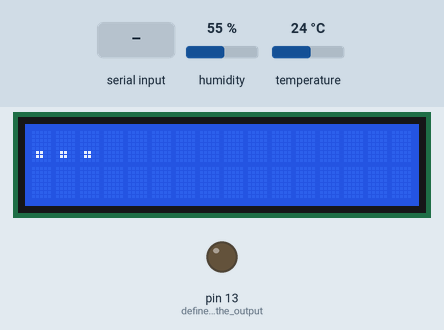
Recording of a sketch running on a simulated Arduino Uno, built with avr-gcc and run on an emulated ATmega328P. Shown: 16×2 character LCD, output pins drawn as LEDs (lit = HIGH). Inputs (shaded band) come from the test bench; at power-on: humidity 55 %, temperature 24 °C. Random numbers use the default seed unless the sketch sets one; what the sketch prints to the serial monitor is not drawn.

Above: at 2.1 s.
6.2 s: "n" received over Serial
At 7.0 s:
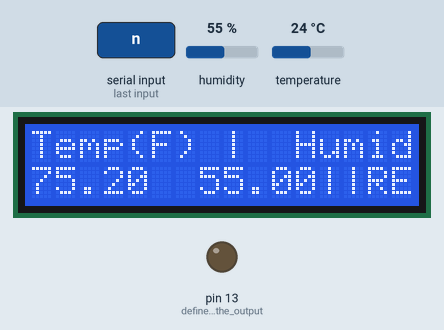
At 8.0 s:
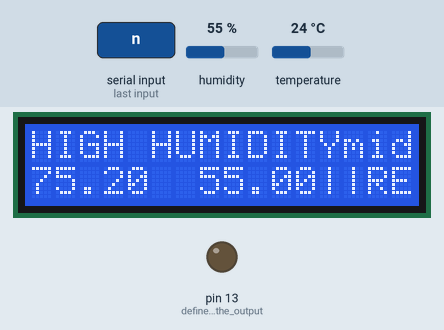
Timing chart, 0 to 10.7 s (numbered marks = the images above; inputs shaded):
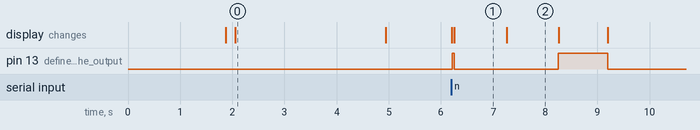

Measured:
- after the input at 6.2 s, pin 13 (defines_the_output): LOW → HIGH at once, → LOW 0.04 s later, → HIGH 2.0 s later, → LOW 0.95 s later; the display: first changes at once (image 1 shows a later state)
- what the display in image 0 shows lasts 2.8 s, from 2.1 s to 4.9 s
- what the display in image 1 shows lasts 1.0 s, from 6.3 s to 7.3 s

The sketch:

Tricorder_12.5.ino
```cpp
String inData;
const int buttonPin = 2;     // the number of the pushbutton pin
const int ledPin =  13;      // the number of the LED pin
#include <LiquidCrystal.h>//LIBRARY FOR THE LCD DISPLAY
#include "DHT.h"//LIBRARY FOR THE DHT11 (NAME OF THE HUMIDITY SENSOR)
// set the DHT Pin
#define DHTPIN 8//STATES POSITION OF THE DHT11 DATA PINS

// initialize the library with the numbers of the interface pins
LiquidCrystal lcd(12, 11, 5, 4, 3, 2);
#define DHTTYPE DHT11
DHT dht(DHTPIN, DHTTYPE);

// variables will change:
int buttonState = 0;         // variable for reading the pushbutton status

void setup() {
  // initialize the pushbutton pin as an input:
  pinMode(buttonPin, INPUT);
   // BEGINS THE SETUP OF THE PROGRAM:
  const int buttonPin = 2;//STATES THE POSITION OF THE BUTTON
  pinMode(buttonPin, INPUT);
  lcd.begin(16, 2);//SETS THE LCD TO 16,2
  dht.begin();//STARTS LCD
  pinMode(LED_BUILTIN, OUTPUT);//defines the output
  lcd.print("TRICORDER SETUP");//setup
  delay((random(1000, 3000)));//WAITS 1000- 3000 MILLISECS (1-3 SECS)
  lcd.setCursor(7,1);//RESETS THE CURSOR TO THE SECOND ROW
  Serial.print("Setup.");
  lcd.print(".");
  delay((random(10, 30)));//WAITS 10-30 MILLISECS (0.01-0.03 SECS)
  Serial.print("Setup..");
  lcd.clear();//CLEARS LCD
  lcd.print("..");
  delay((random(10, 30)));//WAITS 10-30 MILLISECS (0.01-0.03 SECS)
  Serial.print("Setup...");//LOADING
  lcd.clear();//CLEAR LCD
  lcd.print("...");//LOADING
  delay((random(10, 30)));//WAITS 10-30 MILLISECS (0.01-0.03 SECS)
  Serial.print("Setup.");
  lcd.clear();//CLEAERS LCD
  lcd.setCursor(7,1);//RESETS THE CURSOR TO THE SECOND ROW
  lcd.print(".");
  delay((random(10, 30)));//WAITS 10-30 MILLISECS (0.01-0.03 SECS)
  Serial.print("Setup..");
  lcd.clear();//CLEARS LCD
  lcd.print("..");
  delay((random(10, 30)));//WAITS 10-30 MILLISECS (0.01-0.03 SECS)
  Serial.print("Setup...");
  lcd.clear();//CLEARS LCD
  lcd.print("...");
  delay((random(10, 30)));//WAITS 10-30 MILLISECS (0.01-0.03 SECS)
  Serial.print("Setup.");
  lcd.clear();//CLEARS LCD
  lcd.setCursor(7,1);//RESETS THE CURSOR TO THE SECOND ROW
  lcd.print(".");
  delay((random(10, 30)));//WAITS 10-30 MILLISECS (0.01-0.03 SECS)
  Serial.print("Setup..");
  lcd.clear();//CLEARS LCD
  lcd.print("..");
  delay((random(10, 30)));//WAITS 10-30 MILLISECS (0.01-0.03 SECS)
  Serial.print("Setup...");
  lcd.clear();//CLEARS LCD
  lcd.print("...");
  delay((random(10, 3000)));//WAITS 10-3000 MILLISECS (0.01-3 SECS)
  Serial.print("Setup.");
  lcd.clear();//CLEARS LCD
  pinMode(LED_BUILTIN, OUTPUT);//defines the output
  int buttonState = 0;
  Serial.begin(115200);
    pinMode(LED_BUILTIN, OUTPUT);

  // reserve 200 bytes for the inputString:
}

void loop() {
    while (Serial.available() > 0)
    {
        char recieved = Serial.read();
        inData += recieved;

        // Process message when new line character is recieved
        if (recieved == 'n')
        {
            Serial.print("Message Received: ");
            Serial.print(inData);

            float x = Serial.read();
            if(x = 1){
               // PRINT DATA TO THE LCD.
    lcd.print("Temp(F) |  Humidity|");
    delay((random(10, 30)));//waits 10-30 millisecs (0.01-0.03)
    Serial.print("Temp:");
    digitalWrite(LED_BUILTIN, HIGH);//turns on the led
    // set the cursor to column 0, line 1
    // (note: line 1 is the second row, since counting begins with 0):
    lcd.setCursor(0, 1); //RESETS CURSOR TO THE FIRST ROW
    // read humidity
    float h = dht.readHumidity();//SETS UP THE DHT11 IN HUMIDITY
    //read temperature in Fahrenheit
    float f = dht.readTemperature(true);//SETS UP THE DHT11 IN TEMPERATURE (F)
    float c = 5*(f-32)/9;//SETS UP THE DHT11 IN TEMPERATURE (C)

    delay((random(10, 30)));//waits 10-30 millisecs (0.01-0.03)
    digitalWrite(LED_BUILTIN, LOW);//turns off the led
    if (isnan(h) || isnan(f)) {//if there is an error, the error message will show on screen
      lcd.print("|==| TRICORDER ERROR |==|");//error message
      Serial.print("TRICORDER ERROR");
      delay(1000);//WAIT 1000 MILLISECS (1 SECS)
      lcd.print("REALIGN DHT11 PINS");//TROUBLESHOOTING TIPS
      delay(1000);//WAIT 1000 MILLISECS (1 SECS)
      lcd.print("CHECK PINS");//TROUBLESHOOTING TIPS
      return;//RESETS THE CURSOR AND CLEARS THE LCD
    }
    lcd.print(f);//PRINTS THE TERMPERATURE IN F
    Serial.print(f);//PRINTS THE F IN SERIAL MONITER
    lcd.setCursor(7,1);//RESETS THE CURSOR TO THE SECOND ROW
    lcd.print(h); //PRINTS THE HUMIDITY
    Serial.print("HUMIDITY");//WRITES THE LABEL FOR THE HUMIDITY ON THE SERIAL MONITER
    Serial.print(h);//PRINTS THE HUMIDITY IN THE SERIAL MONITER
    if (h>40) {//WARNING FOR HIGH HUMIDITY
      Serial.print("||RED ALERT||");
      Serial.print("BIOCONTAMINATION");
      Serial.print("EVACUATE ZONE: HIGH HUMIDITY");
      lcd.print("||RED ALERT||");
      delay(500);
      Serial.print("BIOCONTAMINATION");
      delay(500);
      lcd.print("EVACUATE ZONE: HIGH HUMIDITY");
      }
    if (f>100) {//WARNING FOR TOO HOT
      Serial.print("||RED ALERT||");
      Serial.print("TIME DISTORTIONS");
      Serial.print("EVACUATE ZONE: HIGH TEMPERATURE");
      lcd.print("||RED ALERT||");
      delay(500);
      Serial.print("TIME DISTORTIONS");
      delay(500);
      lcd.print("EVACUATE ZONE: HIGHT TEMPERATURE");
      }
    if (f<45) {//WARNING FOR TOO COLD
      Serial.print("||WARNING||");
      Serial.print("CHECK TEMPERATURE");
      Serial.print("EVACUATE ZONE: TOO COLD");
      lcd.print("||WARNING||");
      delay(500);
      Serial.print("CHECK TEMPERATURE");
      delay(500);
      lcd.print("EVACUATE ZONE: TOO COLD");
      }
    delay((random(900, 1000))); digitalWrite(LED_BUILTIN, HIGH);//WAITS 900-1000 MILLISECS(0.9-1 SECS)AND TURNS ON THE LED
    lcd.clear();//CLEARS LCD
    lcd.print("CELSIUS: ");//WRITES TEXT
    (7,1);//RESETS CURSOR TO THE SECOND ROW
    lcd.print(c);//CONVERTS TEMPERATURE F TO C WITH THE CONVERSION EQUATION (5/9*(F-32) USING ACII CHARS)
    delay((random(900, 1000))); digitalWrite(LED_BUILTIN, LOW);//WAITS 900-1000 MILLISECS(0.9-1 SECS)AND TURNS OFF THE LED
    lcd.clear();//CLEARS LCD
            }
            else if (x = 0){
                 if (buttonState == LOW) {
    // PRINT DATA TO THE LCD.
    lcd.print("Temp(F) |  Humidity|");
    delay((random(10, 30)));//waits 10-30 millisecs (0.01-0.03)
    Serial.print("Temp:");
    digitalWrite(LED_BUILTIN, HIGH);//turns on the led
    // set the cursor to column 0, line 1
    // (note: line 1 is the second row, since counting begins with 0):
    lcd.setCursor(0, 1); //RESETS CURSOR TO THE FIRST ROW
    // read humidity
    float h = dht.readHumidity();//SETS UP THE DHT11 IN HUMIDITY
    //read temperature in Fahrenheit
    float f = dht.readTemperature(true);//SETS UP THE DHT11 IN TEMPERATURE (F)
    float c = 5*(f-32)/9;//SETS UP THE DHT11 IN TEMPERATURE (C)

    delay((random(10, 30)));//waits 10-30 millisecs (0.01-0.03)
    digitalWrite(LED_BUILTIN, LOW);//turns off the led
    if (isnan(h) || isnan(f)) {//if there is an error, the error message will show on screen
      lcd.print("|==| TRICORDER ERROR |==|");//error message
      Serial.print("TRICORDER ERROR");
      delay(1000);//WAIT 1000 MILLISECS (1 SECS)
      lcd.print("REALIGN DHT11 PINS");//TROUBLESHOOTING TIPS
      delay(1000);//WAIT 1000 MILLISECS (1 SECS)
      lcd.print("CHECK PINS");//TROUBLESHOOTING TIPS
      return;//RESETS THE CURSOR AND CLEARS THE LCD
    }
    lcd.print(f);//PRINTS THE TERMPERATURE IN F
    Serial.print(f);//PRINTS THE F IN SERIAL MONITER
    lcd.setCursor(7,1);//RESETS THE CURSOR TO THE SECOND ROW
    lcd.print(h); //PRINTS THE HUMIDITY
    Serial.print("HUMIDITY");//WRITES THE LABEL FOR THE HUMIDITY ON THE SERIAL MONITER
    Serial.print(h);//PRINTS THE HUMIDITY IN THE SERIAL MONITER
    if (h>40) {//WARNING FOR HIGH HUMIDITY
      Serial.print("||RED ALERT||");
      Serial.print("BIOCONTAMINATION");
      Serial.print("EVACUATE ZONE: HIGH HUMIDITY");
      lcd.print("||RED ALERT||");
      delay(500);
      Serial.print("BIOCONTAMINATION");
      delay(500);
      lcd.print("EVACUATE ZONE: HIGH HUMIDITY");
      }
    if (f>100) {//WARNING FOR TOO HOT
      Serial.print("||RED ALERT||");
      Serial.print("TIME DISTORTIONS");
      Serial.print("EVACUATE ZONE: HIGH TEMPERATURE");
      lcd.print("||RED ALERT||");
      delay(500);
      Serial.print("TIME DISTORTIONS");
      delay(500);
      lcd.print("EVACUATE ZONE: HIGHT TEMPERATURE");
      }
    if (f<45) {//WARNING FOR TOO COLD
      Serial.print("||WARNING||");
      Serial.print("CHECK TEMPERATURE");
      Serial.print("EVACUATE ZONE: TOO COLD");
      lcd.print("||WARNING||");
      delay(500);
      Serial.print("CHECK TEMPERATURE");
      delay(500);
      lcd.print("EVACUATE ZONE: TOO COLD");
      }
    delay((random(900, 1000))); digitalWrite(LED_BUILTIN, HIGH);//WAITS 900-1000 MILLISECS(0.9-1 SECS)AND TURNS ON THE LED
    lcd.clear();//CLEARS LCD
    lcd.print("CELSIUS: ");//WRITES TEXT
    (7,1);//RESETS CURSOR TO THE SECOND ROW
    lcd.print(c);//CONVERTS TEMPERATURE F TO C WITH THE CONVERSION EQUATION (5/9*(F-32) USING ACII CHARS)
    delay((random(900, 1000))); digitalWrite(LED_BUILTIN, LOW);//WAITS 900-1000 MILLISECS(0.9-1 SECS)AND TURNS OFF THE LED
    lcd.clear();//CLEARS LCD
  }
    else {
    lcd.clear();
    lcd.print("Press The Button To Initiate Scan");
    float q = dht.readTemperature(true);
    delay(1000);
    float f = dht.readTemperature(true);//SETS UP THE DHT11 IN TEMPERATURE (F)
    if (f<q) {//if the delayed temperature is greater than the later temperature, then save the temp to temporary ram for display
      float g = q;
      lcd.clear();
      lcd.print("Highest Temperature");
      Serial.print("Hightest Temperature");
      delay(500);
      lcd.print(g);
      Serial.print(g);
      if (g<q) {//if the highest stored temperature is smaller than the newer temperature then do below
        Serial.print("Highest Temperature");
        lcd.print("Hightest Temperature");
        delay(500);
        lcd.print(q);
        Serial.print(q);
        }
      } else {//if these situations do not apply, then below will activate
        lcd.print("Highest Temperature");
        Serial.print("Highest Temperature");
        lcd.print(f);
        Serial.print(f);
        }
      }
  }
}
            }

            inData = ""; // Clear recieved buffer
        }
```
